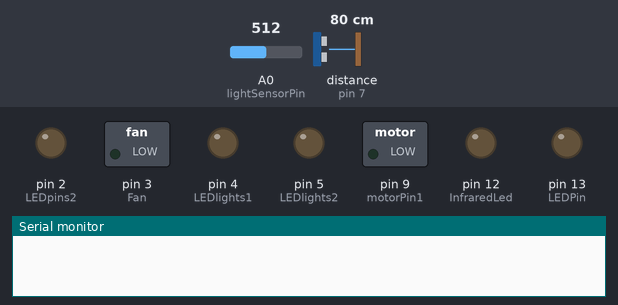
Recording of a sketch running on a simulated Arduino Mega 2560, built with avr-gcc and run on an emulated ATmega2560. On the bench: switched loads named in the sketch (green lamp = pin HIGH), output pins drawn as LEDs (lit = HIGH), the last lines printed to the serial monitor. The test bench sets the inputs (shaded band); at power-on: A0 (lightSensorPin) = 512, distance to the obstacle (sensor on pin 7) 80 cm. The echo pulse lasts 58.3 µs per cm; pins used as bus, display or sensor lines are not drawn.

Above: at 0.1 s.
At 30.1 s:
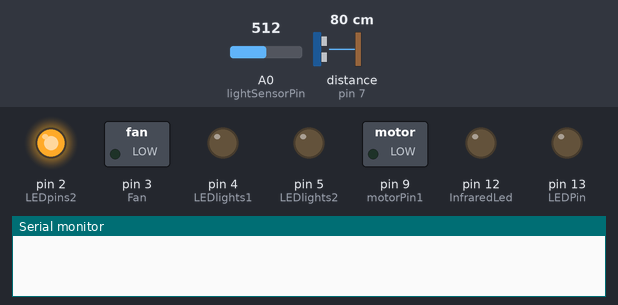
At 31.1 s:
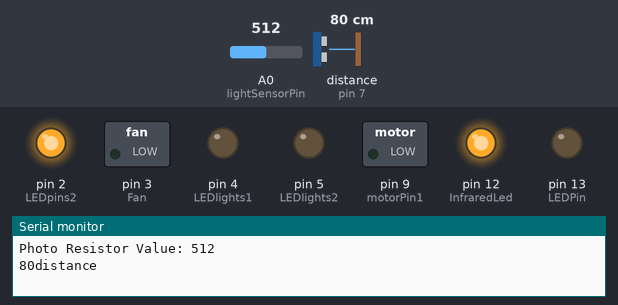
Timing chart, 0 to 32.6 s (numbered marks = the images above):
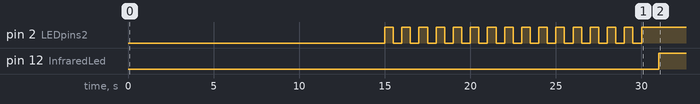

Measured:
- by itself, pin 12 (InfraredLed): LOW → HIGH at 31.0 s

The sketch:

Basic_Arduino_code.ino
```cpp
// (licence header left out)
#define echoPin 7 // Echo Pin
#define trigPin 8 // Trigger Pin
#define LEDPin 13 // Onboard LED
#include <Servo.h> // references inbuilt arduino library
const int tempsensorPin = A1;// this line states that the temperature sensor data will be coming in on the analog port 1
const float baselineTemp = 20.0; //This sets the base line temperature at 32 degrees
const int lightSensorPin = A0; // this line states that the light sensor data will be coming in on the analog port 0
int maximumRange = 200; // Maximum range needed
int minimumRange = 0; // Minimum range needed
long duration, distance; // Duration used to calculate distance
const int motorPin1 = 9;//these lines of code set what pins are being used and by naming them it makes it easier to change
const int motorPin2 = 8;//these lines of code set what pins are being used and by naming them it makes it easier to change
Servo myservo;
int Fan = 3; //these lines of code set what pins are being used and by naming them it makes it easier to change
int lightSensorValue = 0; // This sets the light sensor value to 0 when starting
int InfraredLed = 12;//these lines of code set what pins are being used and by naming them it makes it easier to change
int safeZone = 30; // this states that anywhere from 0 to 30 is the safezone
int LEDpins1= 1;//these lines of code set what pins are being used and by naming them it makes it easier to change
int LEDpins2= 2;//these lines of code set what pins are being used and by naming them it makes it easier to change
int LEDlights1 = 4;//these lines of code set what pins are being used and by naming them it makes it easier to change
int LEDlights2 = 5;//these lines of code set what pins are being used and by naming them it makes it easier to change
int temperature;


void tempRead () {
   int sensorVal = analogRead(tempsensorPin);

   //sensorVal=160;
  Serial.println(sensorVal);
  float temperature = sensorVal;
  temperature = (temperature*5.0*100.0) /1240.0;
}

void motorTurnRight (){
digitalWrite(motorPin1, HIGH);
   digitalWrite(motorPin2, LOW);
   delay(1000);
   }

void motorForward(){
digitalWrite(motorPin1, HIGH);
  digitalWrite(motorPin2, HIGH);
delay(1000);
}

void motorTurnLeft(){
digitalWrite(motorPin1,LOW);
digitalWrite(motorPin2,HIGH);
delay(1000);
}
void setup(){
 Serial.begin(9600);
 pinMode(trigPin, OUTPUT);
 pinMode(echoPin, INPUT);
 pinMode(LEDPin, OUTPUT);
 pinMode(LEDpins1, OUTPUT); // These lines define what pins are outputs and what pins are inputs so when you digitalWrite something to the pins they know if they are recieving or sending
 pinMode(LEDpins2, OUTPUT);// These lines define what pins are outputs and what pins are inputs so when you digitalWrite something to the pins they know if they are recieving or sending
 pinMode(Fan, OUTPUT);// These lines define what pins are outputs and what pins are inputs so when you digitalWrite something to the pins they know if they are recieving or sending
 pinMode(motorPin1, OUTPUT);// These lines define what pins are outputs and what pins are inputs so when you digitalWrite something to the pins they know if they are recieving or sending
 pinMode(motorPin2, OUTPUT);// These lines define what pins are outputs and what pins are inputs so when you digitalWrite something to the pins they know if they are recieving or sending
 pinMode(InfraredLed, OUTPUT);// These lines define what pins are outputs and what pins are inputs so when you digitalWrite something to the pins they know if they are recieving or sending

 pinMode(LEDlights1, OUTPUT);// These lines define what pins are outputs and what pins are inputs so when you digitalWrite something to the pins they know if they are recieving or sending
 pinMode(LEDlights2, OUTPUT);// These lines define what pins are outputs and what pins are inputs so when you digitalWrite something to the pins they know if they are recieving or sending

 pinMode(tempsensorPin, INPUT);// These lines define what pins are outputs and what pins are inputs so when you digitalWrite something to the pins they know if they are recieving or sending
 pinMode(lightSensorPin, INPUT);// These lines define what pins are outputs and what pins are inputs so when you digitalWrite something to the pins they know if they are recieving or sending
    for(int i=0;i<15;i++){ // This for loop controls the led's blinking i have made this loop go round 15 times because the raspberry pi takes time to boot
    digitalWrite(LEDpins1, HIGH);
    delay(500);
    digitalWrite(LEDpins1, LOW);
    delay(500);
  }
  for(int i=0;i<15;i++){// This for loop controls the final led's blinking that will give the indication that the raspberry pi is nearly booted
    digitalWrite(LEDpins2,HIGH);
    delay(500);
    digitalWrite(LEDpins2,LOW);
    delay(500);
  }
  digitalWrite(LEDpins2,HIGH);

}

void loop(){


   lightSensorValue = analogRead(lightSensorPin);
  delay(1000);
  Serial.print("Photo Resistor Value: ");
  Serial.print(lightSensorValue);
  Serial.println();
  if(lightSensorValue<780)                // reads data from light sensor - if value is less than 780, switch on the Infrared LED
                                          // if more than 780, the infrared light remains off
  {

  digitalWrite(InfraredLed, HIGH);

  }
  else if (lightSensorValue >780 && lightSensorValue <1000) // however if the light sensor reads a value that is between 780 and 850 then two LED lights come on
  {
   digitalWrite(LEDlights1,HIGH);
  }
  else
  {
    digitalWrite(LEDlights1,LOW);

  }

  digitalWrite(trigPin, LOW);
 delayMicroseconds(2);

 digitalWrite(trigPin, HIGH);
 delayMicroseconds(10);

 digitalWrite(trigPin, LOW);
 duration = pulseIn(echoPin, HIGH);

 //Calculate the distance (in cm) based on the speed of sound.
 distance = duration/58.2;


  Serial.print(distance);
  Serial.print("distance"); // this section converts how long it took the ping to come back and then  multiplys that value to the speed it was sent out by and thats the calculation for distance
  Serial.println(); // then it takes the value and puts cm on it to make it a distance value

  if (distance > safeZone) // if the distance is greater than the safezone (30cm) then the two motors will be high making the robot move forward
  {
  int motorForward ();
  }
  else // however if the distance is shorter than the safezone then the servo motor will turn to 0 degrees
  {
    myservo.write(0);
  }
  delay(1000);

   digitalWrite(trigPin, LOW);
 delayMicroseconds(2);

 digitalWrite(trigPin, HIGH);
 delayMicroseconds(10);

 digitalWrite(trigPin, LOW);
 duration = pulseIn(echoPin, HIGH);

 //Calculate the distance (in cm) based on the speed of sound.
 distance = duration/58.2;


  Serial.print(distance);
  Serial.print("distance"); // this section converts how long it took the ping to come back and then  multiplys that value to the speed it was sent out by and thats the calculation for distance
  Serial.println(); // then it takes the value and puts cm on it to make it a distance value

  if (distance > safeZone)
  {
   int motorTurnRight ();
  }
  else
  {
   myservo.write(170);
  }
  delay(100);

   digitalWrite(trigPin, LOW);
 delayMicroseconds(2);

 digitalWrite(trigPin, HIGH);
 delayMicroseconds(10);

 digitalWrite(trigPin, LOW);
 duration = pulseIn(echoPin, HIGH);

 //Calculate the distance (in cm) based on the speed of sound.
 distance = duration/58.2;


  Serial.print(distance);
  Serial.print("distance"); // this section converts how long it took the ping to come back and then  multiplys that value to the speed it was sent out by and thats the calculation for distance
  Serial.println(); // then it takes the value and puts cm on it to make it a distance value

  if (distance > safeZone)
  {
   int motorTurnLeft ();
  }
  else
  {
    myservo.write(90);
  }

  int tempRead;

delay(2000);

  if(temperature > baselineTemp)
  {
    digitalWrite(Fan, HIGH);
  }
  else
  {
    digitalWrite(Fan, LOW);
  }

}

long microsecondsToCentimeters(long microseconds)
{
  return microseconds / 29 / 2;
}
```
